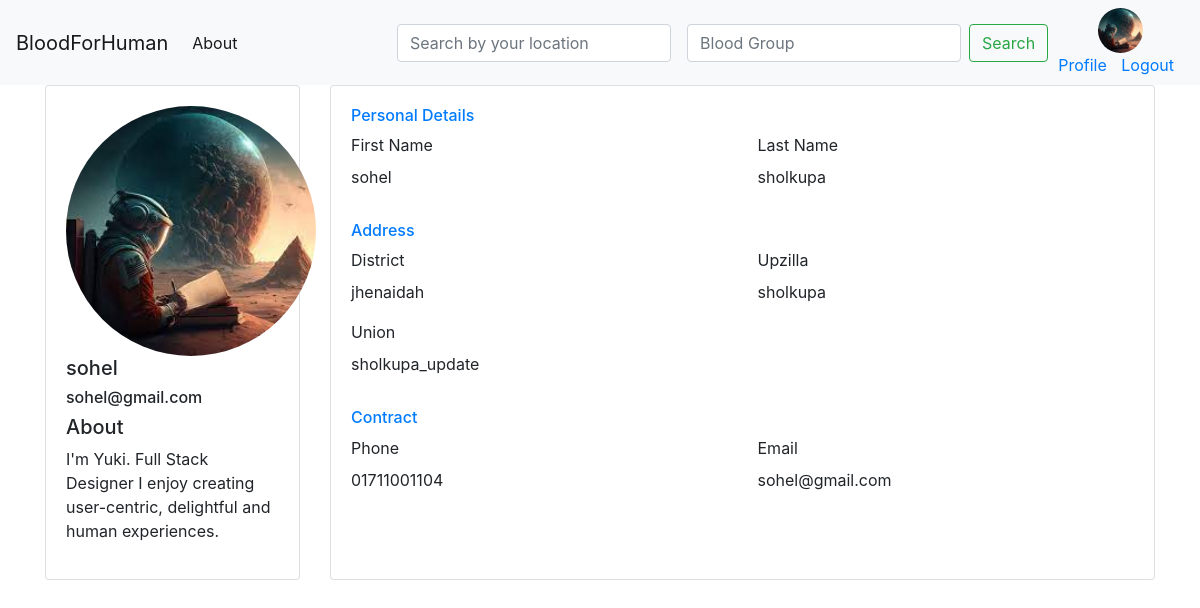
Screenshot of /Blood/Doner/Details/3 (signed in) with the database file from the repository.
### accounts/models.py (models this page shows, shortened)
class CustomUser(AbstractUser):
    username = models.CharField(max_length=50, unique=True)
    first_name = models.CharField(max_length=40,null=True, blank=True)
    last_name = models.CharField(max_length=40, null=True, blank=True)
    email = models.EmailField(unique=True)
    password = models.CharField(max_length=50)
    bloodgroup = models.CharField(max_length=10)
    registertime = models.DateTimeField(auto_now_add=True)
    updatetime = models.DateTimeField(auto_now=True)
    donateStatus = models.BooleanField(choices=DONATE_CHOICES, default=True, null=True, blank=True)
    district = models.CharField(max_length = 100, null=True, blank=True)
    subdistrict = models.CharField(max_length = 100, null=True, blank=True)
    union = models.CharField(max_length = 100, null=True, blank=True)
    contract = models.CharField(max_length=11)
    image = models.ImageField(upload_to='profile_images/', blank=True, null=True)
    location_track = models.CharField(max_length=500)

### Blood/views.py (the view)
# urls.py: path('Doner/Details/<int:pk>', views.DonerDetails.as_view(), name='donerdetails'),
class DonerDetails(View):
    template_name = "donerDetails.html"
    model = CustomUser
    def get(self, request, *args, **kwargs):
        pk = kwargs.get('pk')
        Doner = CustomUser.objects.get(id=pk)
        return render(request, self.template_name,{'Doner':Doner})

### Contextprocessor/context_processor.py (called while the page is built)
def profile_picture(request):
    if request.user.is_authenticated:
        profile_image = request.user.image if hasattr(request.user, 'image') else None
        print('profile_image==== context=',profile_image)
        return {'profile_image': profile_image}
    return {}

### Blood/templates/donerDetails.html (shortened to what this page needs)
{% extends "base.html" %}
{% load static %}
{% block content %}
<div class="container">
    <div class="row gutters">
    <div class="col-xl-3 col-lg-3 col-md-12 col-sm-12 col-12">
    <div class="card h-100">
        <div class="card-body">
            <div class="account-settings">
                <div class="user-profile">
                    {% if Doner.image %}
                    <div class="user-avatar">
                        <img class="profile" src="{{Doner.image.url}}" alt="Maxwell Admin">
                    </div>
                    {% endif %}
                    <h5 class="user-name">{{Doner.username}}</h5>
                    <h6 class="user-email">{{Doner.email}}</h6>
                </div>
                <div class="about">
                    <h5>About</h5>
                    <p>I'm Yuki. Full Stack Designer I enjoy creating user-centric, delightful and human experiences.</p>
                </div>
            </div>
        </div>
    </div>
    </div>
    <div class="col-xl-9 col-lg-9 col-md-12 col-sm-12 col-12">
    <div class="card h-100">
        <div class="card-body">
            <div class="row gutters">
                <div class="col-xl-12 col-lg-12 col-md-12 col-sm-12 col-12">
                    <h6 class="mb-2 text-primary">Personal Details</h6>
                </div>
                <div class="col-xl-6 col-lg-6 col-md-6 col-sm-6 col-12">
                    <div class="form-group">
                        <label for="fullName">First Name</label>
                        <p class="fields">{{Doner.first_name}}</p>
                    </div>
                </div>
                <div class="col-xl-6 col-lg-6 col-md-6 col-sm-6 col-12">
                    <div class="form-group">
                        <label for="eMail">Last Name </label>
                        <p class="fields">{{Doner.last_name}}</p>
                    </div>
                </div>
            </div>
            <div class="row gutters">
                <div class="col-xl-12 col-lg-12 col-md-12 col-sm-12 col-12">
                    <h6 class="mt-3 mb-2 text-primary">Address</h6>
                </div>
                <div class="col-xl-6 col-lg-6 col-md-6 col-sm-6 col-12">
                    <div class="form-group">
                        <label for="phone">District</label>
                        <p class="fields">{{Doner.district}}</p>
                    </div>
                </div>
                <div class="col-xl-6 col-lg-6 col-md-6 col-sm-6 col-12">
                    <div class="form-group">
                        <label for="website">Upzilla</label>
                        <p class="fields">{{Doner.subdistrict}}</p>
                    </div>
                </div>
                <div class="col-xl-6 col-lg-6 col-md-6 col-sm-6 col-12">
                    <div class="form-group">
                        <label for="Street">Union</label>
                        <p class="fields">{{Doner.union}}</p>
                    </div>
                </div>
                <div class="col-xl-12 col-lg-12 col-md-12 col-sm-12 col-12">
                    <h6 class="mt-3 mb-2 text-primary">Contract</h6>
                </div>
                <div class="col-xl-6 col-lg-6 col-md-6 col-sm-6 col-12">
                    <div class="form-group">
                        <label for="Street">Phone</label>
                        <p class="fields">{{Doner.contract}}</p>
                    </div>
                </div>
                <div class="col-xl-6 col-lg-6 col-md-6 col-sm-6 col-12">
                    <div class="form-group">
                        <label for="Street">Email</label>
                        <p class="fields">{{Doner.email}}</p>
                    </div>
                </div>
        </div>
    </div>
    </div>
    </div>
    </div>
{% endblock content %}

### Blood/templates/donerDetails.html (style rules this page uses)
.profile { width: 250px; border-radius: 50%; }

### rows the page displays
CustomUser: image (picture), username "sohel", email "sohel@gmail.com", first_name "sohel", last_name "sholkupa", district "jhenaidah", subdistrict "sholkupa", union "sholkupa_update", contract "01711001104"
